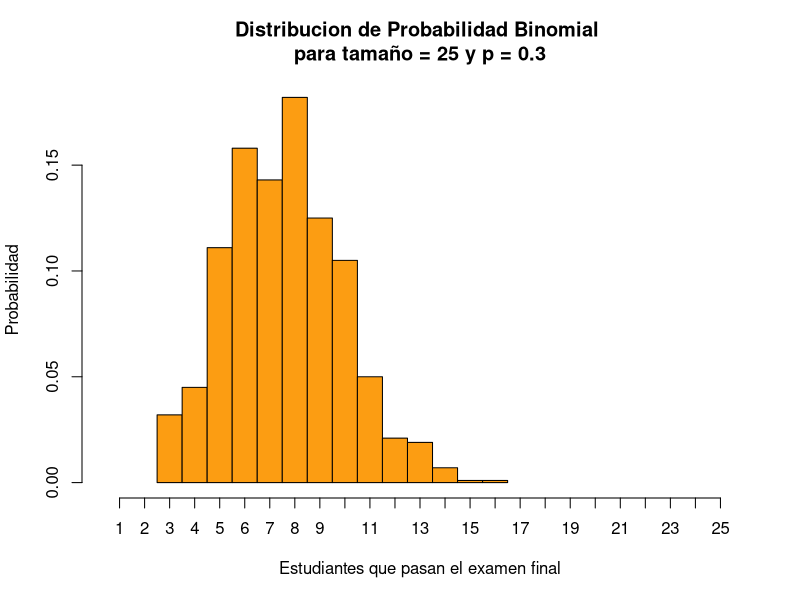
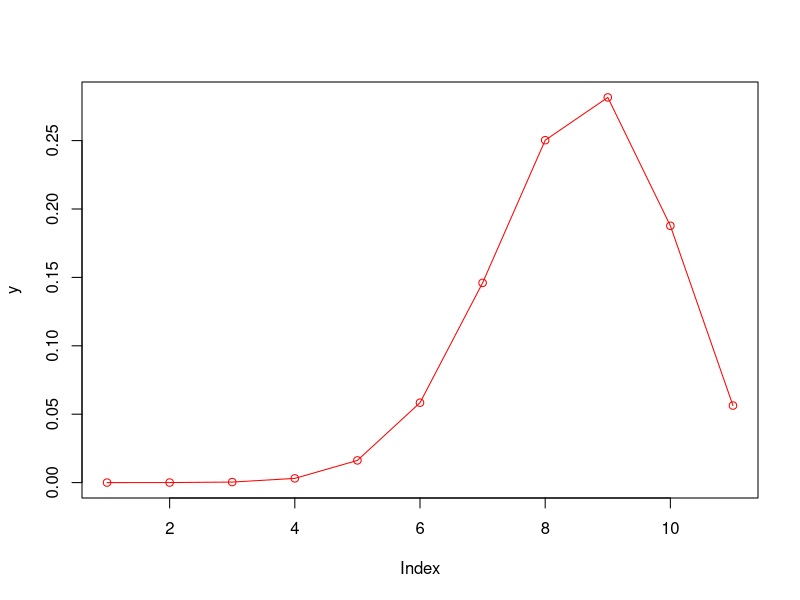
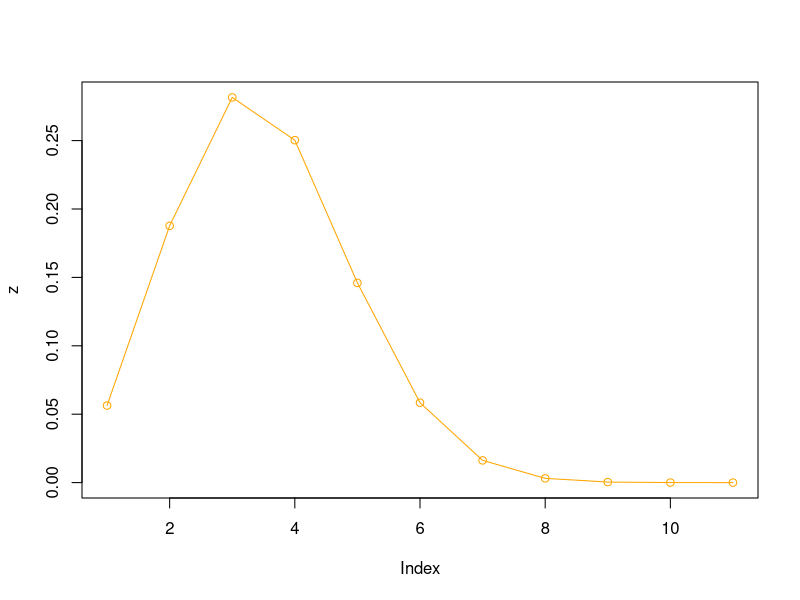

Source code (R) for these figures, in order:
## ---- chunk 1
6*5*4*3*2*1
## ---- chunk 2
factorial(6)
## ---- chunk 3
choose(n = 53, k = 6)
## ---- chunk 4
choose(n = 5, k = 2)
## ---- chunk 5
choose(5,3)     # de cuantas maneras podemos seleccionar 3 items de 5 items?  
## ---- chunk 6
choose(50,3)    # de cuantas maneras podemos seleccionar 3 items de 50 items?
## ---- chunk 7
choose(50,30)   # de cuantas maneras podemos seleccionar 30 items de 50 items?
## ---- chunk 8
n <- 25 # numero de estudiantes
p <- 0.3 # probabilidad de exito
k <- 3 # exactamente 3 estudiantes pasaran el examen
## ---- chunk 9
choose(n,k)*p^k*(1-p)^(n-k)
## ---- chunk 10
n <- 25 # numero de estudiantes
p <- 0.3 # probabilidad de exito
k <- 15 # exactamente 15 estudiantes pasaran el examen
choose(n,k)*p^k*(1-p)^(n-k)
## ---- chunk 11
n <- 25 # numero de estudiantes 
p <- 0.3 # probabilidad de exito

choose(n,0)*p^0*(1-p)^(n-0)+
choose(n,1)*p^1*(1-p)^(n-1)+
choose(n,2)*p^2*(1-p)^(n-2)+
choose(n,3)*p^3*(1-p)^(n-3)+
choose(n,4)*p^4*(1-p)^(n-4)+
choose(n,5)*p^5*(1-p)^(n-5)+
choose(n,6)*p^6*(1-p)^(n-6)+
choose(n,7)*p^7*(1-p)^(n-7)+
choose(n,8)*p^8*(1-p)^(n-8)+
choose(n,9)*p^9*(1-p)^(n-9)

## ---- chunk 12
dbinom(x = 3, size = 25, prob = 0.3)
## ---- chunk 13
dbinom(x = 15, size = 25, prob = 0.3)
## ---- chunk 14
n <- 25
p <- 0.3
k <- 1:9

dbinom(k, n, p)
## ---- chunk 15
sum(dbinom(k, n, p))
## ---- chunk 16
n <- 25
p <- 0.3
k <- 9

pbinom(k, n, p, lower.tail = TRUE)
## ---- chunk 17
n <- 25
p <- 0.3
k <- 9

pbinom(k, n, p, lower.tail = FALSE)
## ---- chunk 18
tam <- 25 # tamaño
p <- 0.3 #probabilidad de exito
n <- 1000 #numero de muestras aleatorias

set.seed(3) #inicilizamos el generador de numeros aleatorios en 3 (set.seed permite que siempre se generen los mismos numeros)

num.aleat.binom <- rbinom(n, tam, p) 

h <- hist(num.aleat.binom, breaks = length(unique(num.aleat.binom)), plot = FALSE)

plot(h, freq = F,
     space = NULL,
     xlim = c(0, tam),
     xlab = "Estudiantes que pasan el examen final", # etiqueta para el eje x
     ylab = "Probabilidad", # etiqueta para el eje y
     main = "Distribucion de Probabilidad Binomial \npara tamaño = 25 y p = 0.3",
     col = "#fc9d12",
     xaxt = "n")
    
axis(side = 1, at= seq(0.5, tam, by = 1), labels = seq(1, tam, by = 1))
## ---- chunk 19
dbinom(x = 3, size = 10, prob = 0.64)
## ---- chunk 20
dbinom(x = 3, size = 10, prob = 0.36)
## ---- chunk 21
1 - pbinom(q = 3, size = 10, prob = 0.25)
## ---- chunk 22
pbinom(3, 10, 0.25, lower.tail = FALSE)
## ---- chunk 23
y <- dbinom(x = 0:10, size = 10, prob = 0.75) # almacenamos la distribucion binomial en la variable y
cbind(x = 0:10, datos = y) # creamos un cuadro de resultados

## ---- chunk 24
plot(y, type = "o", col = "red")
## ---- chunk 25
x <- 0:10
z <- dbinom(x = 0:10, size = 10, prob = 0.25)
cbind(eventos = 0:10, datos = z)
## ---- chunk 26
plot(z, type="o", col="orange")
## ---- chunk 27
dbinom(x = 5, size = 23, prob = 0.354)
## ---- chunk 28
1 - pbinom(q = 7, size = 23, prob = 0.354)
## ---- chunk 29
qbinom(p = 0.25, size = 15, prob = 0.4)
## ---- chunk 30
dbinom(x = 2, size = 5, prob = 0.25)
## ---- chunk 31
dbinom(x = 3, size = 15, prob = 0.3)
## ---- chunk 32
dbinom(x = 11, size = 20, prob = 0.8)
